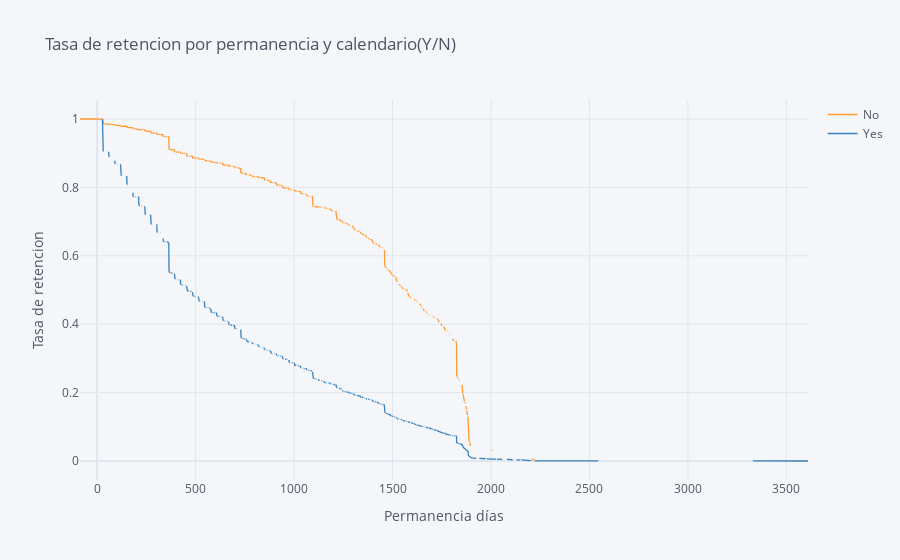

Here is the notebook cell this chart was saved with:
### Code cell
# Survival Graphics for Calendar
rates = survival(total, 'Doctor - Has calendar [Batch]','tenure' , 'Doctor - Commercial [Batch]')
rates.iplot(kind='line', xTitle='Permanencia días', 
            yTitle='Tasa de retención', title='Tasa de retención por permanencia y calendario(Y/N)')

### Figure 1 — Plotly figure (JSON) as saved in the notebook; plotly's stock layout.template omitted (floating-point values rounded to 4 significant figures; data arrays with more than 128 entries replaced by an {"elided": "..."} marker saying what was removed)
{"data": [{"line": {"color": "rgba(255, 153, 51, 1.0)", "dash": "solid", "shape": "linear", "width": 1.3}, "mode": "lines", "name": "No", "text": "", "type": "scatter", "x": {"elided": "1721 int values"}, "y": {"elided": "1721 mixed values"}}, {"line": {"color": "rgba(55, 128, 191, 1.0)", "dash": "solid", "shape": "linear", "width": 1.3}, "mode": "lines", "name": "Yes", "text": "", "type": "scatter", "x": {"elided": "1721 int values"}, "y": {"elided": "1721 mixed values"}}], "layout": {"legend": {"bgcolor": "#F5F6F9", "font": {"color": "#4D5663"}}, "paper_bgcolor": "#F5F6F9", "plot_bgcolor": "#F5F6F9", "title": {"font": {"color": "#4D5663"}, "text": "Tasa de retencion por permanencia y calendario(Y/N)"}, "xaxis": {"gridcolor": "#E1E5ED", "showgrid": true, "tickfont": {"color": "#4D5663"}, "title": {"font": {"color": "#4D5663"}, "text": "Permanencia días"}, "zerolinecolor": "#E1E5ED"}, "yaxis": {"gridcolor": "#E1E5ED", "showgrid": true, "tickfont": {"color": "#4D5663"}, "title": {"font": {"color": "#4D5663"}, "text": "Tasa de retencion"}, "zerolinecolor": "#E1E5ED"}}}
